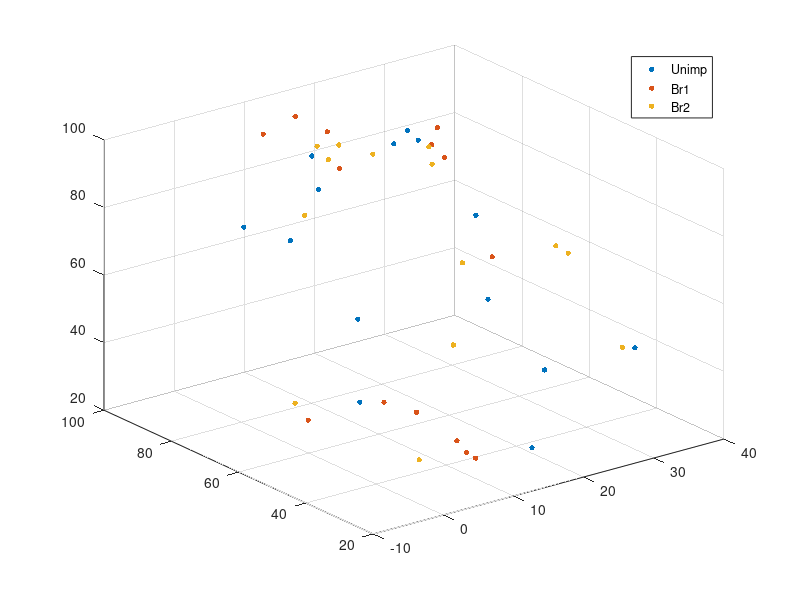
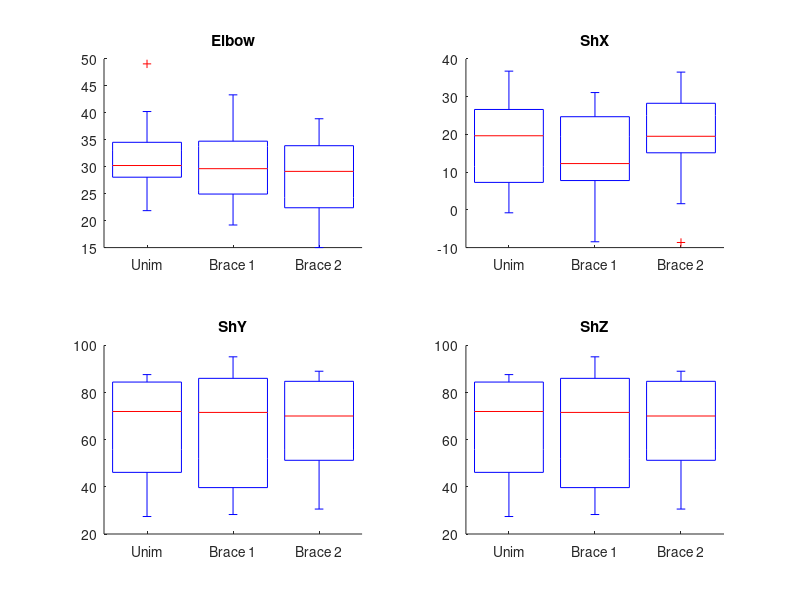

The MATLAB source for these figures, in order:
clear
% Plot data for specific reaching targets

load('Pn_Unimpaired_Arrays_mAngle.mat')
load('Pn_Brace1_Arrays_mAngle.mat')
load('Pn_Brace2_Arrays_mAngle.mat')

%% --- Top Left -- %%

TL_Unim_El = reshape(Pn_v_Unim_Elbow(1,1,:),7,1);
TL_Unim_ShX = reshape(Pn_v_Unim_ShX(1,1,:),7,1);
TL_Unim_ShY = reshape(Pn_v_Unim_ShY(1,1,:),7,1);
TL_Unim_ShZ = reshape(Pn_v_Unim_ShZ(1,1,:),7,1);

TL_Unim = [TL_Unim_El TL_Unim_ShX TL_Unim_ShY TL_Unim_ShZ]


TL_Brac1_El = reshape(Pn_v_Brac1_Elbow(1,1,:),7,1);
TL_Brac1_ShX = reshape(Pn_v_Brac1_ShX(1,1,:),7,1);
TL_Brac1_ShY = reshape(Pn_v_Brac1_ShY(1,1,:),7,1);
TL_Brac1_ShZ = reshape(Pn_v_Brac1_ShZ(1,1,:),7,1);

TL_Brac1 = [TL_Brac1_El TL_Brac1_ShX TL_Brac1_ShY TL_Brac1_ShZ]

TL_Brac2_El = reshape(Pn_v_Brac2_Elbow(1,1,:),7,1);
TL_Brac2_ShX = reshape(Pn_v_Brac2_ShX(1,1,:),7,1);
TL_Brac2_ShY = reshape(Pn_v_Brac2_ShY(1,1,:),7,1);
TL_Brac2_ShZ = reshape(Pn_v_Brac2_ShZ(1,1,:),7,1);

TL_Brac2 = [TL_Brac2_El TL_Brac2_ShX TL_Brac2_ShY TL_Brac2_ShZ]

%% --- Bottom Right -- %%



BR_Unim_El = reshape(Pn_v_Unim_Elbow(7,7,:),7,1);
BR_Unim_ShX = reshape(Pn_v_Unim_ShX(7,7,:),7,1);
BR_Unim_ShY = reshape(Pn_v_Unim_ShY(7,7,:),7,1);
BR_Unim_ShZ = reshape(Pn_v_Unim_ShZ(7,7,:),7,1);

BR_Unim = [BR_Unim_El BR_Unim_ShX BR_Unim_ShY BR_Unim_ShZ];


BR_Brac1_El = reshape(Pn_v_Brac1_Elbow(7,7,:),7,1);
BR_Brac1_ShX = reshape(Pn_v_Brac1_ShX(7,7,:),7,1);
BR_Brac1_ShY = reshape(Pn_v_Brac1_ShY(7,7,:),7,1);
BR_Brac1_ShZ = reshape(Pn_v_Brac1_ShZ(7,7,:),7,1);

BR_Brac1 = [BR_Brac1_El BR_Brac1_ShX BR_Brac1_ShY BR_Brac1_ShZ];

BR_Brac2_El = reshape(Pn_v_Brac2_Elbow(7,7,:),7,1);
BR_Brac2_ShX = reshape(Pn_v_Brac2_ShX(7,7,:),7,1);
BR_Brac2_ShY = reshape(Pn_v_Brac2_ShY(7,7,:),7,1);
BR_Brac2_ShZ = reshape(Pn_v_Brac2_ShZ(7,7,:),7,1);

BR_Brac2 = [BR_Brac2_El BR_Brac2_ShX BR_Brac2_ShY BR_Brac2_ShZ];

All_Unim = [TL_Unim; BR_Unim];
All_Brac1 = [TL_Brac1; BR_Brac1];
All_Brac2 = [TL_Brac2; BR_Brac2];

figure(1)
clf
hold on
grid on
scatter3(All_Unim(:,2), All_Unim(:,3), All_Unim(:,4), 15,'filled')
scatter3(All_Brac1(:,2), All_Brac1(:,3), All_Brac1(:,4), 15,'filled')
scatter3(All_Brac2(:,2), All_Brac2(:,3), All_Brac2(:,4), 15,'filled')
legend('Unimp','Br1','Br2')
view(3)

% points of interest
 poi = [1:14];
%poi = 1:49;

Elbow_Compare = [All_Unim(poi,1) All_Brac1(poi,1) All_Brac2(poi,1)];
ShX_Compare = [All_Unim(poi,2) All_Brac1(poi,2) All_Brac2(poi,2)];
ShY_Compare = [All_Unim(poi,3) All_Brac1(poi,3) All_Brac2(poi,3)];
ShZ_Compare = [All_Unim(poi,4) All_Brac1(poi,4) All_Brac2(poi,4)];

figure(2)
clf
hold on
grid on

subplot(2,2,1)
hold on
title('Elbow')
boxplot(Elbow_Compare,'Labels',{'Unim','Brace 1','Brace 2'})

subplot(2,2,2)
hold on
title('ShX')
boxplot(ShX_Compare,'Labels',{'Unim','Brace 1','Brace 2'})

subplot(2,2,3)
hold on
title('ShY')
boxplot(ShY_Compare,'Labels',{'Unim','Brace 1','Brace 2'})

subplot(2,2,4)
hold on
title('ShZ')
boxplot(ShZ_Compare,'Labels',{'Unim','Brace 1','Brace 2'})
